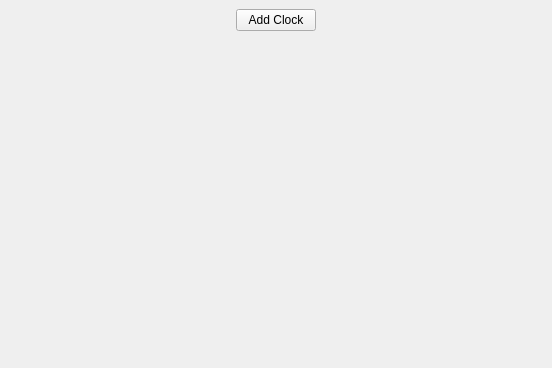
<?xml version="1.0" encoding="UTF-8"?>
<ui version="4.0">
 <class>WorldClock</class>
 <widget class="QWidget" name="WorldClock">
  <property name="geometry">
   <rect>
    <x>0</x>
    <y>0</y>
    <width>552</width>
    <height>368</height>
   </rect>
  </property>
  <property name="windowTitle">
   <string>Form</string>
  </property>
  <layout class="QVBoxLayout" name="verticalLayout">
   <property name="spacing">
    <number>0</number>
   </property>
   <property name="leftMargin">
    <number>0</number>
   </property>
   <property name="topMargin">
    <number>0</number>
   </property>
   <property name="rightMargin">
    <number>0</number>
   </property>
   <property name="bottomMargin">
    <number>0</number>
   </property>
   <item>
    <widget class="QScrollArea" name="scrollArea">
     <property name="frameShape">
      <enum>QFrame::NoFrame</enum>
     </property>
     <property name="widgetResizable">
      <bool>true</bool>
     </property>
     <widget class="QWidget" name="scrollAreaWidgetContents">
      <property name="geometry">
       <rect>
        <x>0</x>
        <y>0</y>
        <width>552</width>
        <height>368</height>
       </rect>
      </property>
      <layout class="QVBoxLayout" name="verticalLayout_2">
       <item alignment="Qt::AlignHCenter">
        <widget class="QWidget" name="clocksContainer" native="true">
         <layout class="QVBoxLayout" name="verticalLayout_3">
          <property name="spacing">
           <number>6</number>
          </property>
          <property name="leftMargin">
           <number>0</number>
          </property>
          <property name="topMargin">
           <number>0</number>
          </property>
          <property name="rightMargin">
           <number>0</number>
          </property>
          <property name="bottomMargin">
           <number>0</number>
          </property>
          <item>
           <layout class="QVBoxLayout" name="clocksLayout">
            <property name="spacing">
             <number>6</number>
            </property>
           </layout>
          </item>
          <item>
           <widget class="QPushButton" name="addButton">
            <property name="text">
             <string>Add Clock</string>
            </property>
            <property name="icon">
             <iconset theme="list-add">
              <normaloff>.</normaloff>.</iconset>
            </property>
           </widget>
          </item>
          <item>
           <spacer name="verticalSpacer">
            <property name="orientation">
             <enum>Qt::Vertical</enum>
            </property>
            <property name="sizeHint" stdset="0">
             <size>
              <width>20</width>
              <height>40</height>
             </size>
            </property>
           </spacer>
          </item>
         </layout>
        </widget>
       </item>
      </layout>
     </widget>
    </widget>
   </item>
  </layout>
 </widget>
 <resources/>
 <connections/>
</ui>
